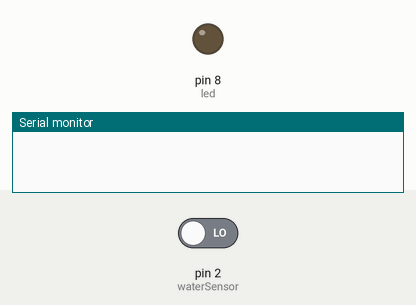
Bench run of a sketch on a simulated Arduino Uno, built with avr-gcc and run on an emulated ATmega328P. Shown: output pins drawn as LEDs (lit = HIGH), the last lines printed to the serial monitor. The inputs (shaded band) are chosen by the test bench; at power-on: pin 2 (waterSensor) LOW.

Above: at 1.2 s.
1.3 s: pin 2 (waterSensor) driven HIGH
At 2.5 s:
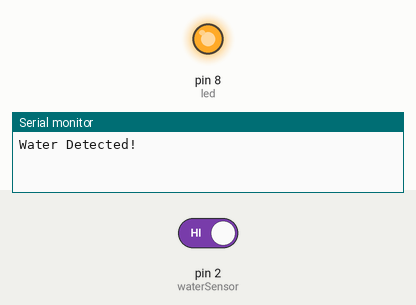
2.8 s: pin 2 (waterSensor) driven LOW
At 3.8 s:
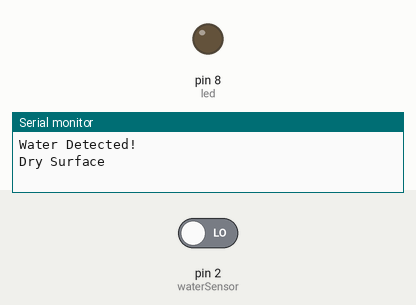
Timing chart, 0 to 5.8 s (numbered marks = the images above; inputs shaded):
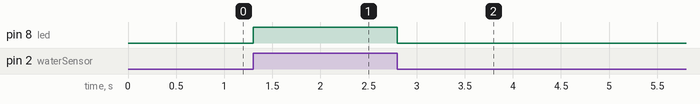

Measured:
- after the input at 1.3 s, pin 8 (led): LOW → HIGH at once
- after the input at 2.8 s, pin 8 (led): HIGH → LOW at once

The sketch:

code.ino
```cpp
int waterSensor = 2;
int led = 8;

bool waterState = false;
bool lastState = false;

void setup() {
  pinMode(waterSensor, INPUT);
  pinMode(led, OUTPUT);
  Serial.begin(9600);
}

void loop() {
  int reading = digitalRead(waterSensor);

  // Convert to TRUE/FALSE for clarity
  waterState = (reading == HIGH);

  // Only act when state changes (prevents flicker)
  if (waterState != lastState) {

    if (waterState) {
      digitalWrite(led, HIGH);
      Serial.println("Water Detected!");
    } else {
      digitalWrite(led, LOW);
      Serial.println("Dry Surface");
    }

    lastState = waterState;
  }

  delay(100); // small delay for stability
}
```
